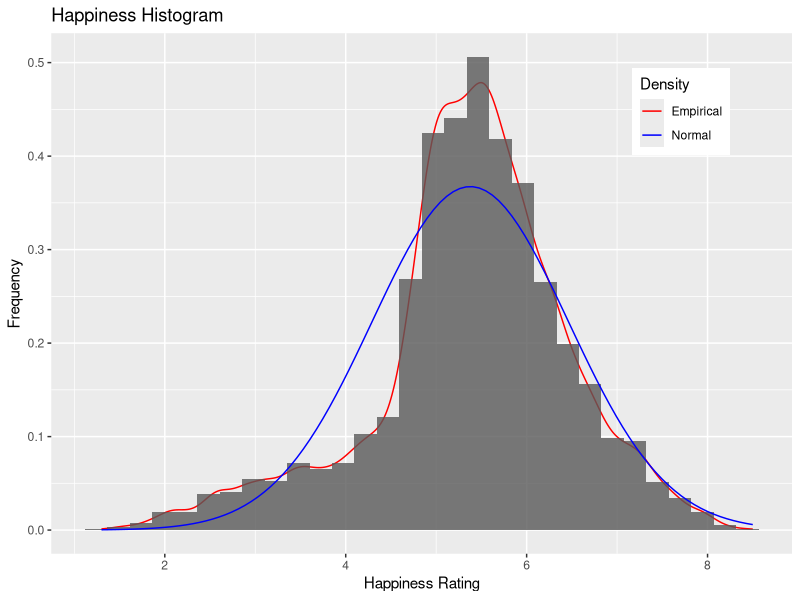

The R script that drew this image:
# -------------------------------------------------------
# plots a histogram of the emotionally rated words with
# its empirical density line and the normal density line
# -------------------------------------------------------
library('e1071')
library('ggplot2')

data <- read.table('../data/ratings.txt', header = TRUE)
rating <- data$happiness_average

png('happiness.png')

# draw the basic histogram with empirical density line
graph <- ggplot(data, aes(rating)) +
         geom_line(aes(y = ..density.., colour = 'Empirical'), stat = 'density') +
         geom_histogram(aes(y = ..density..), alpha = 0.8) +
         labs(x = 'Happiness Rating', y = 'Frequency', title = 'Happiness Histogram')


# add the normal density line
stat <- graph +
        stat_function(fun = dnorm, args = list(mean = mean(rating), sd = sd(rating)),
                      aes(colour = 'Normal'))

# change the look and feel
fin <- stat +
       scale_colour_manual(name = 'Density', values = c('red', 'blue')) +
       theme(legend.position = c(0.85, 0.85))

skewed <- skewness(rating)
print(paste('Skewness: ', skewed))

fin
dev.off()
